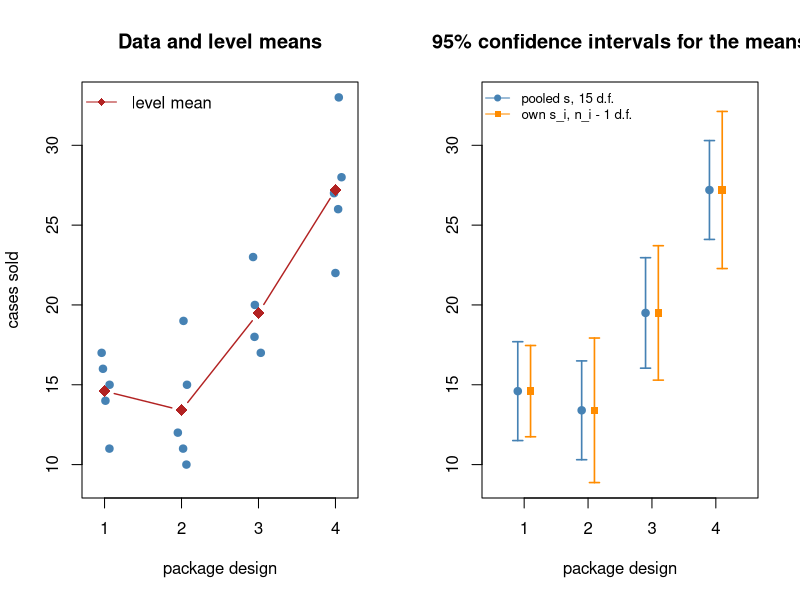

Recreate this plot in R.
# Cereal sales by package design: data with level means, and pooled versus unpooled 95% intervals.
sales <- c(11, 17, 16, 14, 15, 12, 10, 15, 19, 11, 23, 20, 18, 17, 27, 33, 22, 26, 28)
design <- factor(rep(1:4, times = c(5, 5, 4, 5)))

fit <- aov(sales ~ design)
print(summary(fit))
r <- nlevels(design)
ni <- tapply(sales, design, length)
means <- tapply(sales, design, mean)
sds <- tapply(sales, design, sd)
s <- sqrt(deviance(fit) / df.residual(fit))           # sqrt(MSE), nT - r = 15 d.f.
h_pool <- qt(0.975, df.residual(fit)) * s / sqrt(ni)
h_own <- qt(0.975, ni - 1) * sds / sqrt(ni)
ylim <- range(sales, means - h_own, means + h_own)

set.seed(0)
op <- par(mfrow = c(1, 2))
stripchart(sales ~ design, vertical = TRUE, method = "jitter", jitter = 0.08, pch = 19, col = "steelblue",
           ylim = ylim, xlab = "package design", ylab = "cases sold", main = "Data and level means")
lines(1:r, means, type = "b", pch = 18, cex = 1.6, col = "firebrick", lwd = 1.4)
legend("topleft", bty = "n", pch = 18, lty = 1, col = "firebrick", legend = "level mean")

plot(NA, xlim = c(0.5, r + 0.5), ylim = ylim, xaxt = "n", xlab = "package design", ylab = "",
     main = "95% confidence intervals for the means")
axis(1, at = 1:r)
arrows(1:r - 0.1, means - h_pool, 1:r - 0.1, means + h_pool, angle = 90, code = 3, length = 0.05,
       col = "steelblue", lwd = 1.6)
points(1:r - 0.1, means, pch = 19, col = "steelblue")
arrows(1:r + 0.1, means - h_own, 1:r + 0.1, means + h_own, angle = 90, code = 3, length = 0.05,
       col = "darkorange", lwd = 1.6)
points(1:r + 0.1, means, pch = 15, col = "darkorange")
legend("topleft", bty = "n", cex = 0.8, pch = c(19, 15), lty = 1, col = c("steelblue", "darkorange"),
       legend = c("pooled s, 15 d.f.", "own s_i, n_i - 1 d.f."))
par(op)
